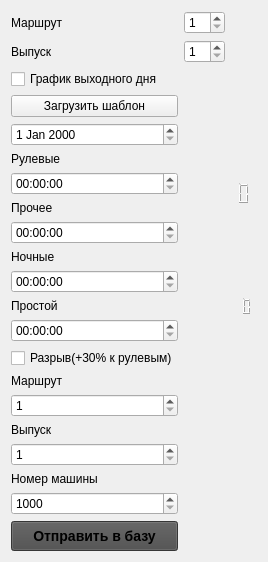
    <widget class="QWidget" name="tabWidgetPage1">
     <property name="autoFillBackground">
      <bool>false</bool>
     </property>
     <property name="styleSheet">
      <string notr="true"/>
     </property>
     <attribute name="title">
      <string>Ввод смены</string>
     </attribute>
     <layout class="QGridLayout" name="gridLayout">
      <item row="1" column="2" alignment="Qt::AlignLeft">
       <widget class="QSpinBox" name="spinBox_11">
        <property name="minimum">
         <number>1</number>
        </property>
        <property name="maximum">
         <number>99</number>
        </property>
        <property name="value">
         <number>1</number>
        </property>
       </widget>
      </item>
      <item row="8" column="0">
       <widget class="QLabel" name="label">
        <property name="text">
         <string>Рулевые</string>
        </property>
       </widget>
      </item>
      <item row="11" column="0">
       <widget class="QTimeEdit" name="timeEdit_2"/>
      </item>
      <item row="13" column="0">
       <widget class="QTimeEdit" name="timeEdit_3"/>
      </item>
      <item row="14" column="0">
       <widget class="QLabel" name="label_4">
        <property name="text">
         <string>Простой</string>
        </property>
       </widget>
      </item>
      <item row="16" column="0">
       <widget class="QCheckBox" name="checkBox">
        <property name="text">
         <string>Разрыв(+30% к рулевым)</string>
        </property>
        <property name="checked">
         <bool>false</bool>
        </property>
       </widget>
      </item>
      <item row="20" column="0">
       <widget class="QSpinBox" name="spinBox_9">
        <property name="minimum">
         <number>1</number>
        </property>
        <property name="maximum">
         <number>99</number>
        </property>
        <property name="value">
         <number>1</number>
        </property>
       </widget>
      </item>
      <item row="15" column="0">
       <widget class="QTimeEdit" name="timeEdit_4"/>
      </item>
      <item row="10" column="0">
       <widget class="QLabel" name="label_2">
        <property name="text">
         <string>Прочее</string>
        </property>
       </widget>
      </item>
      <item row="21" column="0">
       <widget class="QLabel" name="label_27">
        <property name="text">
         <string>Номер машины</string>
        </property>
       </widget>
      </item>
      <item row="1" column="0">
       <widget class="QLabel" name="label_33">
        <property name="text">
         <string>Выпуск</string>
        </property>
       </widget>
      </item>
      <item row="13" column="2" rowspan="3">
       <widget class="QLCDNumber" name="lcdNumber_2">
        <property name="frameShape">
         <enum>QFrame::NoFrame</enum>
        </property>
        <property name="smallDecimalPoint">
         <bool>true</bool>
        </property>
        <property name="digitCount">
         <number>7</number>
        </property>
       </widget>
      </item>
      <item row="0" column="0">
       <widget class="QLabel" name="label_32">
        <property name="text">
         <string>Маршрут</string>
        </property>
       </widget>
      </item>
      <item row="9" column="0">
       <widget class="QTimeEdit" name="timeEdit"/>
      </item>
      <item row="17" column="0">
       <widget class="QLabel" name="label_29">
        <property name="text">
         <string>Маршрут</string>
        </property>
       </widget>
      </item>
      <item row="7" column="2" rowspan="6">
       <widget class="QLCDNumber" name="lcdNumber">
        <property name="sizePolicy">
         <sizepolicy hsizetype="Maximum" vsizetype="Maximum">
          <horstretch>1</horstretch>
          <verstretch>0</verstretch>
         </sizepolicy>
        </property>
        <property name="maximumSize">
         <size>
          <width>640</width>
          <height>191</height>
         </size>
        </property>
        <property name="autoFillBackground">
         <bool>false</bool>
        </property>
        <property name="styleSheet">
         <string notr="true">position: relative;</string>
        </property>
        <property name="frameShape">
         <enum>QFrame::NoFrame</enum>
        </property>
        <property name="smallDecimalPoint">
         <bool>true</bool>
        </property>
        <property name="digitCount">
         <number>5</number>
        </property>
        <property name="mode">
         <enum>QLCDNumber::Dec</enum>
        </property>
        <property name="segmentStyle">
         <enum>QLCDNumber::Filled</enum>
        </property>
        <property name="value" stdset="0">
         <double>0.000000000000000</double>
        </property>
        <property name="intValue" stdset="0">
         <number>0</number>
        </property>
       </widget>
      </item>
      <item row="12" column="0">
       <widget class="QLabel" name="label_3">
        <property name="text">
         <string>Ночные</string>
        </property>
       </widget>
      </item>
      <item row="7" column="0">
       <widget class="QDateEdit" name="dateEdit"/>
      </item>
      <item row="22" column="0">
       <widget class="QSpinBox" name="spinBox_6">
        <property name="minimum">
         <number>1000</number>
        </property>
        <property name="maximum">
         <number>3199</number>
        </property>
        <property name="value">
         <number>1000</number>
        </property>
       </widget>
      </item>
      <item row="18" column="0">
       <widget class="QSpinBox" name="spinBox_8">
        <property name="minimum">
         <number>1</number>
        </property>
        <property name="maximum">
         <number>76</number>
        </property>
        <property name="value">
         <number>1</number>
        </property>
       </widget>
      </item>
      <item row="4" column="0">
       <widget class="QPushButton" name="pushButton_3">
        <property name="text">
         <string>Загрузить шаблон</string>
        </property>
       </widget>
      </item>
      <item row="0" column="2" alignment="Qt::AlignLeft">
       <widget class="QSpinBox" name="spinBox_10">
        <property name="minimum">
         <number>1</number>
        </property>
        <property name="maximum">
         <number>76</number>
        </property>
        <property name="value">
         <number>1</number>
        </property>
       </widget>
      </item>
      <item row="2" column="0">
       <widget class="QCheckBox" name="checkBox_4">
        <property name="text">
         <string>График выходного дня</string>
        </property>
       </widget>
      </item>
      <item row="23" column="0">
       <widget class="QPushButton" name="pushButton">
        <property name="styleSheet">
         <string notr="true">QPushButton {
    background-color: rgb(75, 75, 75);
    font: bold 14px;
    min-width: 10em;
    padding: 6px;
}

QPushButton:pressed {
    background-color: qlineargradient(x1: 0, y1: 0, x2: 0, y2: 1,
                                      stop: 0 #dadbde, stop: 1 #f6f7fa);
}

QPushButton:flat {
    border: none; /* no border for a flat push button */
}

QPushButton:default {
    border-color: navy; /* make the default button prominent */
}
</string>
        </property>
        <property name="text">
         <string>Отправить в базу</string>
        </property>
       </widget>
      </item>
      <item row="19" column="0">
       <widget class="QLabel" name="label_30">
        <property name="text">
         <string>Выпуск</string>
        </property>
       </widget>
      </item>
     </layout>
    </widget>
